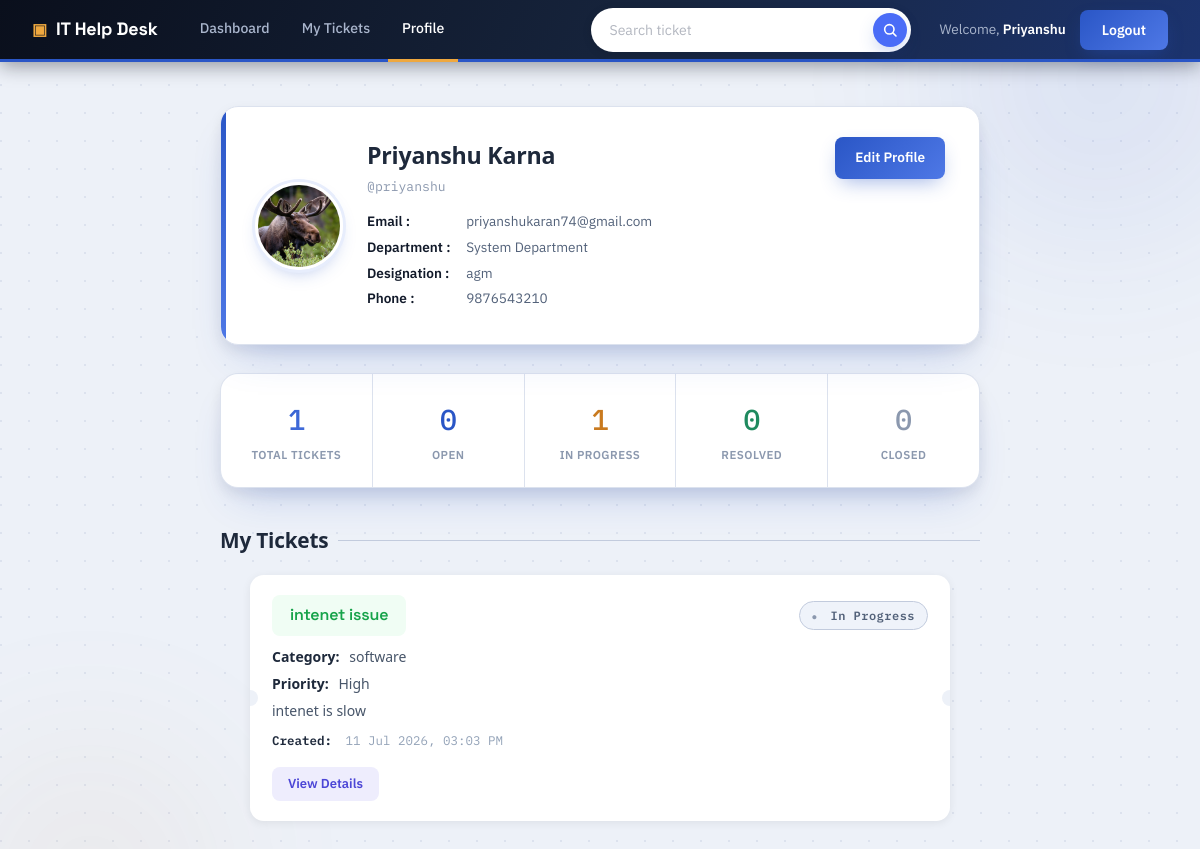
Screenshot of /account/profile/priyanshu/ (signed in) with the database file from the repository.
### account/models.py (models this page shows, shortened)
class Profile(models.Model):
    user = models.OneToOneField(
        User,
        on_delete=models.CASCADE
    )
    department = models.CharField(
        max_length=100,
        default="System Department"
    )
    phone = models.CharField(
        max_length=15,
        blank=True
    )
    designation = models.CharField(
        max_length=100,
        blank=True
    )
    profile_image = models.ImageField(
        upload_to="profiles/",
        blank=True,
        null=True
    )

### ticket/models.py (models this page shows, shortened)
class Ticket(models.Model):
    STATUS_CHOICES = [
        ('Open', 'Open'),
        ('In Progress', 'In Progress'),
        ('Resolved', 'Resolved'),
        ('Closed', 'Closed'),
    ]
    PRIORITY_CHOICES = [
        ('Low', 'Low'),
        ('Medium', 'Medium'),
        ('High', 'High'),
        ('Urgent', 'Urgent'),
    ]
    ticket_number = models.CharField(max_length=20,unique=True,blank=True)
    user = models.ForeignKey("helpdesk_account.Profile", on_delete=models.CASCADE)
    title = models.CharField(max_length=200)
    description = models.TextField()
    category = models.CharField(max_length=100)
    priority = models.CharField(
        max_length=20,
        choices=PRIORITY_CHOICES,
        default='Medium'
    )
    status = models.CharField(
        max_length=20,
        choices=STATUS_CHOICES,
        default='Open'
    )
    attachment = models.FileField(upload_to='tickets/',blank=True,null=True)
    created = models.DateTimeField(auto_now_add=True)
    updated = models.DateTimeField(auto_now=True)
    class Meta:
        ordering = ['-created']
        indexes = [
            models.Index(fields=['-created']),
        ]

### account/views.py (the view)
# urls.py: path('profile/<str:username>/',views.profile_view,name='profile'),
@login_required
def profile_view(request, username):
    user = get_object_or_404(User,username=username)
    profile, created = Profile.objects.get_or_create(user=user)
    if request.user.is_staff:
        tickets = Ticket.objects.all().order_by("-created")
    else:
        tickets = Ticket.objects.filter(
            user=profile
        ).order_by("-created")
    total_tickets = tickets.count()
    open_tickets = tickets.filter(status='Open').count()
    in_progress = tickets.filter(status='In Progress').count()
    resolved = tickets.filter(status='Resolved').count()
    closed = tickets.filter(status='Closed').count()
    context = {
        'profile': profile,
        'tickets': tickets,
        'total_tickets': total_tickets,
        'open_tickets': open_tickets,
        'in_progress': in_progress,
        'resolved': resolved,
        'closed': closed,
        'section': 'profile',
    }
    return render(
        request,
        "account/profile.html",
        context
    )

### account/templates/account/profile.html (shortened to what this page needs)
{% extends "base.html" %}
{% load static %}
{% block extra_css %}
<link rel="stylesheet" href="{% static 'css/profile.css' %}">
{% endblock %}
{% block content %}
<div class="profile-container">
    <div class="profile-header">
        <div class="profile-avatar">
            {% if profile.profile_image %}
                <img src="{{ profile.profile_image.url }}" alt="{{ profile.user.username }}">
            {% else %}
                <div class="avatar-placeholder">
                    {{ profile.user.username|first|upper }}
                </div>
            {% endif %}
        </div>
        <div class="profile-info">
            <h1>{{ profile.user.get_full_name|default:profile.user.username }}</h1>
            <p class="username">
                @{{ profile.user.username }}
            </p>
            <p>
                <strong>Email :</strong>
                {{ profile.user.email }}
            </p>
            <p>
                <strong>Department :</strong>
                {{ profile.department }}
            </p>
            <p>
                <strong>Designation :</strong>
                {{ profile.designation }}
            </p>
            <p>
                <strong>Phone :</strong>
                {{ profile.phone }}
            </p>
        </div>
        <div class="profile-action">
            {% if request.user == profile.user %}
                <a href="{% url 'edit_profile' %}" class="btn-primary">
                    Edit Profile
                </a>
            {% endif %}
        </div>
    </div>
    <div class="stats-container">
        <div class="stat-card">
            <h2>{{ total_tickets }}</h2>
            <p>Total Tickets</p>
        </div>
        <div class="stat-card">
            <h2>{{ open_tickets }}</h2>
            <p>Open</p>
        </div>
        <div class="stat-card">
            <h2>{{ in_progress }}</h2>
            <p>In Progress</p>
        </div>
        <div class="stat-card">
            <h2>{{ resolved }}</h2>
            <p>Resolved</p>
        </div>
        <div class="stat-card">
            <h2>{{ closed }}</h2>
            <p>Closed</p>
        </div>
    </div>
    <div class="ticket-section">
    {% if request.user.is_staff %}
        <h2>All Tickets</h2>
    {% else %}
        <h2>My Tickets</h2>
    {% endif %}
    {% if tickets %}
        {% for ticket in tickets %}
        <div class="ticket-card">
            <div class="ticket-header">
                <h3>{{ ticket.title }}</h3>
                <span class="status">
                    {{ ticket.status }}
                </span>
            </div>
            <p>
                <strong>Category:</strong>
                {{ ticket.category }}
            </p>
            <p>
                <strong>Priority:</strong>
                {{ ticket.priority }}
            </p>
            <p>
                {{ ticket.description|truncatewords:30 }}
            </p>
            <p class="date">
                <strong>Created:</strong>
                {{ ticket.created|date:"d M Y, h:i A" }}
            </p>
            <a href="{% url 'ticket:ticket_detail' ticket.id %}" class="view-btn">
                View Details
            </a>
        </div>
        {% endfor %}
    {% else %}
        <div class="empty-ticket">
            <p>No tickets have been created yet.</p>
        </div>
    {% endif %}
</div>
</div>
{% endblock %}

### account/templates/base.html (shortened to what this page needs)
{% load static %}
<!DOCTYPE html>
<html lang="en">
<head>
    <link rel="stylesheet" href="{% static 'css/base.css' %}">
    {% block extra_css %}{% endblock %}
</head>
<body>
    <header id="header">
        <div class="logo">
            <a href="{% url 'dashboard' %}">
                IT Help Desk
            </a>
        </div>
        {% if request.user.is_authenticated %}
        <nav>
            <ul class="menu">
                <li {% if section == "dashboard" %}class="selected"{% endif %}>
                    <a href="{% url 'dashboard' %}">
                        Dashboard
                    </a>
                </li>
                {% if not request.user.is_staff %}
                <li {% if section == "tickets" %}class="selected"{% endif %}>
                    <a href="{% url 'myticket' %}">
                        My Tickets
                    </a>
                </li>
                {% endif%}
                <li {% if section == "profile" %}class="selected"{% endif %}>
                    <a href="{% url 'profile' request.user.username %}">
                        Profile
                    </a>
                </li>
            </ul>
        </nav>
       <div class="header-search">
            <form action="{% url 'search_ticket' %}" method="get" class="search-form">
                <input
                    type="text"
                    name="search"
                    class="search-input"
                    placeholder="Search ticket"
                    autocomplete="off">
                <button type="submit" class="search-btn" aria-label="Search">
                    <svg xmlns="http://www.w3.org/2000/svg" width="16" height="16" viewBox="0 0 24 24" fill="none" stroke="#ffffff" stroke-width="2.4" stroke-linecap="round" stroke-linejoin="round">
                        <circle cx="11" cy="11" r="7"></circle>
                        <line x1="21" y1="21" x2="16.65" y2="16.65"></line>
                    </svg>
                </button>
            </form>
        </div>
        {% endif %}
        <div class="user-info">
            {% if request.user.is_authenticated %}
                <span>
                    Welcome,
                    <strong>
                        {{ request.user.first_name|default:request.user.username }}
                    </strong>
                </span>
                <form action="{% url 'logout' %}" method="post">
                    <button type="submit">
                        Logout
                    </button>
                </form>
            {% else %}
                <a href="{% url 'login' %}">Login</a>
                |
                <a href="{% url 'register' %}">Register</a>
            {% endif %}
        </div>
    </header>
    <main id="content">
        {% block content %}
        {% endblock %}
    </main>
</body>
</html>

### account/static/css/profile.css (style rules this page uses)
.profile-container { max-width: 760px; margin: 0 auto; }
.profile-header { display: flex; align-items: center; gap: 24px; background: var(--surface); border: 1px solid var(--line); border-radius: var(--radius-lg); box-shadow: var(--shadow-card-hover); padding: 30px 34px; margin-bottom: 28px; position: relative; overflow: hidden; }
.profile-header::before { content: ""; position: absolute; top: 0; left: 0; width: 5px; height: 100%; background: var(--gradient-brand); }
.profile-avatar { flex-shrink: 0; width: 88px; height: 88px; position: relative; }
.profile-avatar img { width: 88px; height: 88px; border-radius: 50%; object-fit: cover; border: 3px solid var(--surface); box-shadow: 0 0 0 3px var(--brand-tint), 0 8px 18px -6px rgba(42, 86, 198, 0.35); }
.profile-info { flex: 1; min-width: 0; }
.profile-info h1 { margin-bottom: 2px; font-size: 1.45rem; }
.profile-info .username { font-family: var(--font-mono); font-size: 0.82rem; color: var(--ink-faint); margin-bottom: 14px; }
.profile-info p { font-size: 0.85rem; margin: 0 0 4px; }
.profile-info p strong { color: var(--ink); font-weight: 600; display: inline-block; min-width: 96px; }
.profile-action { flex-shrink: 0; align-self: flex-start; }
.btn-primary { display: inline-flex; align-items: center; gap: 6px; background: var(--gradient-brand); color: #fff; font-family: var(--font-body); font-weight: 600; font-size: 0.85rem; padding: 10px 20px; border-radius: var(--radius-sm); text-decoration: none; box-shadow: var(--shadow-glow-brand); transition: transform 0.15s var(--ease), box-shadow 0.15s var(--ease), filter 0.15s var(--ease); }
.stats-container { display: grid; grid-template-columns: repeat(5, 1fr); gap: 1px; background: var(--line); border: 1px solid var(--line); border-radius: var(--radius-lg); overflow: hidden; margin-bottom: 36px; box-shadow: var(--shadow-card-hover); }
.stat-card { background: var(--surface); text-align: center; padding: 22px 10px; transition: background 0.2s var(--ease); }
.stat-card h2 { font-family: var(--font-mono); font-size: 1.8rem; font-weight: 500; color: var(--navy-950); margin: 0 0 4px; }
.stat-card p { font-size: 0.72rem; font-weight: 600; text-transform: uppercase; letter-spacing: 0.04em; color: var(--ink-faint); margin: 0; }
.stat-card:nth-child(1) h2 { background: var(--gradient-brand); -webkit-background-clip: text; background-clip: text; color: transparent; }
.stat-card:nth-child(2) h2 { color: var(--brand); }
.stat-card:nth-child(3) h2 { color: var(--amber); }
.stat-card:nth-child(4) h2 { color: var(--green); }
.stat-card:nth-child(5) h2 { color: var(--ink-faint); }
.profile-container .ticket-section h2 { display: flex; align-items: center; gap: 10px; margin-bottom: 18px; }
.profile-container .ticket-section h2::after { content: ""; flex: 1; height: 1px; background: var(--line-strong); }
.profile-container .ticket-card { margin-bottom: 16px; }
.profile-container .ticket-card:last-child { margin-bottom: 0; }

### rows the page displays
Profile: profile_image (picture), user.get_full_name "Priyanshu Karna", user.username "priyanshu", user.email "priyanshukaran74@gmail.com", department "System Department", designation "agm", phone "9876543210"
Ticket: title "intenet issue", status "In Progress", category "software", priority "High", description "intenet is slow", created "11 Jul 2026, 03:03 PM"

### other values shown
{{ request.user.first_name|default:request.user.username }} "Priyanshu"
{{ open_tickets }} "0"
{{ in_progress }} "1"
{{ resolved }} "0"
{{ closed }} "0"
